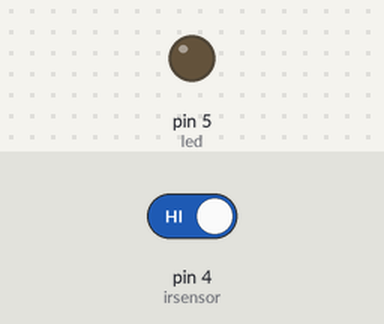
Bench run of a sketch on a simulated Arduino Uno, built with avr-gcc and run on an emulated ATmega328P. On the bench: output pins drawn as LEDs (lit = HIGH). The test bench sets the inputs (shaded band); at power-on: pin 4 (irsensor) HIGH.

Above: at 2.0 s.
2.1 s: pin 4 (irsensor) driven LOW
At 3.3 s:
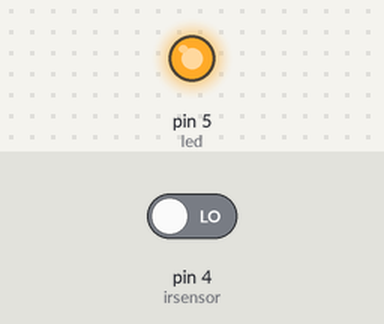
3.9 s: pin 4 (irsensor) driven HIGH
At 5.0 s:
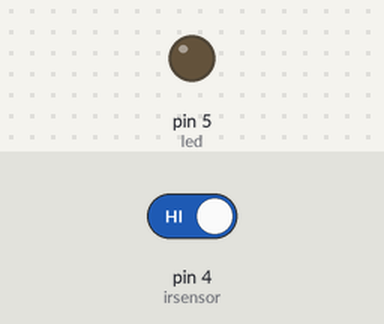
Timing chart, 0 to 6.9 s (numbered marks = the images above; inputs shaded):
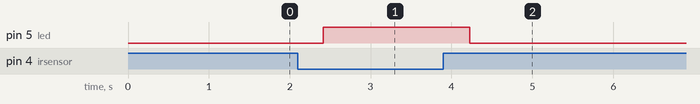

The sketch:

SMART_PARKING.ino
```cpp
#include<SoftwareSerial.h>
SoftwareSerial Bluetooth(2,3);
int irsensor = 4;
int led =5;

void setup() {
  // put your setup code here, to run once:
Bluetooth.begin(9600);
Serial.begin(9600);
pinMode(irsensor,INPUT);
pinMode(led, OUTPUT);
}

void loop() {
  // put your main code here, to run repeatedly:
int sensor_val=digitalRead(irsensor);
Bluetooth.println(sensor_val);

if(sensor_val==LOW){
  digitalWrite(led, HIGH);
  delay(500);
}
else if(sensor_val==HIGH){
  digitalWrite(led,LOW);
  delay(500);

}
delay(100);

}
```

Measured:
- after the input at 2.1 s, pin 5 (led): LOW → HIGH after 0.32 s
- after the input at 3.9 s, pin 5 (led): HIGH → LOW after 0.33 s
